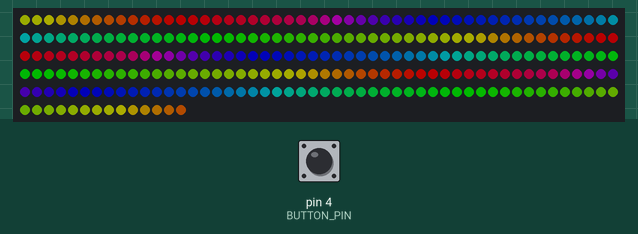
Simulated run of this program. Board: Arduino Uno, built with avr-gcc and run on an emulated ATmega328P. Shown: 264 RGB LEDs in strip order, left to right, continuing on the next row. The test bench sets the inputs (shaded band); at power-on: pin 4 (BUTTON_PIN) LOW. Dim RGB values are drawn brighter than linear; colours are those a GRB WS2812 strip shows for the declared byte order; random numbers use the default seed unless the program sets one.

Above: at 1.2 s.
1.3 s: pin 4 (BUTTON_PIN) pulled HIGH for 0.15 s
At 16.84 s:
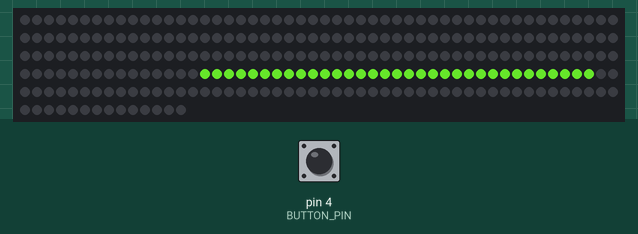
At 20.06 s:
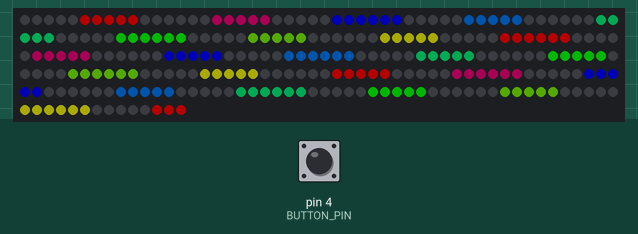
Timing chart, 0 to 21.6 s (numbered marks = the images above; inputs shaded):
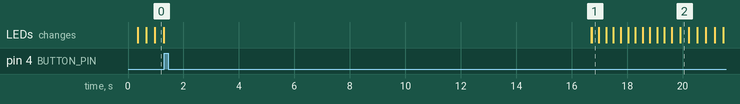

The program:

main.cpp
```cpp
#include <Arduino.h>
#include <FastLED.h>

#define NUM_LEDS (144 * 2 - 24)  // 2 metri * 144 LED/metro
#define MAX_LED_NUMBER_SELECTED (NUM_LEDS * 5)
#define DATA_PIN (7)
#define BUTTON_PIN (4)
#define NUM_PIE_SLICES (8)   // Numero di spicchi della ruota
#define LED_PER_SLICE (NUM_LEDS / NUM_PIE_SLICES)
#define BLINKING_RATE (250)  // Frequenza di lampeggio in millisecondi
#define NUM_TOTAL_BLINKS (12)      // Numero di lampeggi
#define FADE_SCALE (250)  // Fattore di fade (0-255)

CRGB leds[NUM_LEDS];
char ledBrightness = 100; // Luminosità iniziale dei LED (0-255)

enum State {
    IDLE,
    ROTATING,
    WINNING_ANIMATION,
};

State currentState = IDLE;
int buttonState = 0;
int lastButtonState = 0;
int rotationPosition = 0;
int randomLedSelected = 1;

const CRGB colorViolaFesta = CRGB(242, 0, 255);
const CRGB colorBluFesta = CRGB(92, 220, 237);

void fadeLeds(int startLed, int endLed, uint8_t fadeScale);
void fadeAllLeds();
void readAllInputs();
void transitionToState(State newState);

void setup() {
    FastLED.addLeds<WS2812B, DATA_PIN, RGB>(leds, NUM_LEDS);  // WS2815 è compatibile con WS2812B -> collegare i due data pin insieme
    pinMode(BUTTON_PIN, INPUT);

    FastLED.setBrightness(ledBrightness);
    FastLED.clear();  // Pulisce i LED all'avvio
    FastLED.show();   // Mostra il colore iniziale (spento)

    transitionToState(State::IDLE);  // Inizializza lo stato a IDLE
}

void handleIdleStateTransitions() {
    if (lastButtonState == LOW && buttonState == HIGH) {  // Pulsante premuto, fronte salita
        randomLedSelected = random(NUM_LEDS, MAX_LED_NUMBER_SELECTED);
        transitionToState(State::ROTATING);  // Passa allo stato ROTATING
    }
    lastButtonState = buttonState;
}

void handleRotatingState() {
    uint8_t hue = 0;
    for (int i = 0; i < randomLedSelected; i++) {
        int currentLed = i % NUM_LEDS;
        leds[currentLed] = CHSV(hue, 255, 255);
        fadeAllLeds();
        //fadeLeds(0, currentLed);
        hue = (hue + 1) % 255;
        FastLED.show();
    }
}

void setIdleAnimation(int animationNumber, CRGBPalette16 &palette, TBlendType &blending, uint8_t &brightness) {
    switch (animationNumber) {
        case 1:
            palette = RainbowStripeColors_p;
            blending = NOBLEND;
            brightness = 240;
            break;
        case 2:
            palette = PartyColors_p;
            blending = NOBLEND;
            brightness = 170;
            break;
        case 3:
            palette = RainbowStripeColors_p;
            blending = LINEARBLEND;
            brightness = 220;
            break;
        case 0:
        default:
            palette = RainbowColors_p;
            blending = LINEARBLEND;
            brightness = 170;
            break;
    }
}

void doIdleAnimation(uint8_t colorIndex = 0) {
    static const int NUMBER_OF_IDLE_ANIMATIONS = 4;  // Numero di animazioni idle
    static const int TIME_PER_ANIMATION = 10000;  // Tempo di animazione in millisecondi
    static int animationNumber = 0;
    static long animationStartTime = millis();
    static uint8_t brightness = 255;
    static TBlendType currentBlending = LINEARBLEND;
    static CRGBPalette16 currentPalette = RainbowColors_p;

    long currentTime = millis();
    if (currentTime - animationStartTime >= TIME_PER_ANIMATION) {
        animationStartTime = currentTime;
        animationNumber = (animationNumber + 1) % NUMBER_OF_IDLE_ANIMATIONS;  // Cambia animazione
        setIdleAnimation(animationNumber, currentPalette, currentBlending, brightness);
        FastLED.clear();
    }

    if(animationNumber==1){
        delay(10);
    }

    for (int i = 0; i < NUM_LEDS; ++i) {
        leds[i] = ColorFromPalette(currentPalette, colorIndex, brightness, currentBlending);
        colorIndex += 3;
    }

    FastLED.show();
}

void doWinningAnimation(int ledSelected) {
    static const CRGB winningColor1 = CRGB(255, 30, 255);
    static const CRGB winningColor2 = CRGB(225, 100, 42);
    static const CRGB backgroundColor = CRGB(0, 0, 0);
    static int numberOfBlinks = 0;

    if (numberOfBlinks >= NUM_TOTAL_BLINKS) {
        numberOfBlinks = 0;
        transitionToState(State::IDLE);
        return;
    }

    if (numberOfBlinks % 2 == 0) {
        for (int i = 0; i < NUM_PIE_SLICES; i++) {
            int startLed = i * LED_PER_SLICE;
            int sliceSelected = ledSelected / LED_PER_SLICE;

            if (i == sliceSelected) {
                fill_solid(leds + startLed, LED_PER_SLICE, winningColor2);
            } else {
                fill_solid(leds + startLed, LED_PER_SLICE, backgroundColor);
            }
        }
    } else {
        for (int i = 0; i < NUM_PIE_SLICES; i++) {
            int startLed = i * LED_PER_SLICE;
            int sliceSelected = ledSelected / LED_PER_SLICE;

            if (i == sliceSelected) {
                fill_solid(leds + startLed, LED_PER_SLICE, winningColor1);
            } else {
                fill_solid(leds + startLed, LED_PER_SLICE, backgroundColor);
            }
        }
    }
    numberOfBlinks++;
    FastLED.show();
    delay(BLINKING_RATE);
}

void transitionToState(State newState) {
    currentState = newState;

    if (newState == State::IDLE) {
        ledBrightness = 70;
        FastLED.setBrightness(ledBrightness);
    }
    else if (newState == State::ROTATING) {
        ledBrightness = 200;
        FastLED.setBrightness(ledBrightness);
    }
    else if (newState == State::WINNING_ANIMATION) {
        ledBrightness = 200;
        FastLED.setBrightness(ledBrightness);
    }
}

void loop() {
    static uint8_t startIndex = 0;
    readAllInputs();

    switch (currentState) {
        case ROTATING:
            handleRotatingState();

            transitionToState(State::WINNING_ANIMATION);
            break;
        case WINNING_ANIMATION:
            doWinningAnimation(randomLedSelected % NUM_LEDS);
            break;
        case IDLE:
        default:
            handleIdleStateTransitions();
            startIndex++; /* motion speed */
            doIdleAnimation(startIndex);
            break;
    }
}

void readAllInputs() {
    int reading = digitalRead(BUTTON_PIN);
    buttonState = reading;
}

void fadeAllLeds() {
    fadeLeds(0, NUM_LEDS, FADE_SCALE);  // Fade all LEDs
}

void fadeLeds(int startLed, int endLed, uint8_t fadeScale = FADE_SCALE) {
    for (int i = startLed; i < endLed; i++) {
        leds[i].nscale8(FADE_SCALE);
    }
}

/*

#include <Arduino.h>
#include <FastLED.h>
#define NUM_LEDS (144 * 2 - 24)  // 2 metri * 144 LED/metro
#define MAX_LED_NUMBER_SELECTED (NUM_LEDS * 5)
#define DATA_PIN (7)
#define BUTTON_PIN (4)
#define NUM_PIE_SLICES (8)   // Numero di spicchi della ruota
#define LED_PER_SLICE (NUM_LEDS / NUM_PIE_SLICES)
#define BLINKING_RATE (250)  // Frequenza di lampeggio in millisecondi
#define NUM_TOTAL_BLINKS (12)      // Numero di lampeggi
#define FADE_SCALE (250)  // Fattore di fade (0-255)
CRGB leds[NUM_LEDS];
char ledBrightness = 100; // Luminosità iniziale dei LED (0-255)

void setup(){
    FastLED.addLeds<WS2812B, DATA_PIN, RGB>(leds, NUM_LEDS);  // WS2815 è compatibile con WS2812B -> collegare i due data pin insieme
    pinMode(BUTTON_PIN, INPUT);

    FastLED.setBrightness(ledBrightness);
    FastLED.clear();  // Pulisce i LED all'avvio
    FastLED.show();   // Mostra il colore iniziale (spento)

    for (int i = 0; i < NUM_PIE_SLICES; i++) {
        int startLed = i * LED_PER_SLICE;

        fill_solid(leds+ startLed, LED_PER_SLICE, i % 2 ? CHSV(30 * i, 30*i, 30*i) : CHSV(0,0,0));
    }

    FastLED.show();
}

void loop(){

}

*/
```
